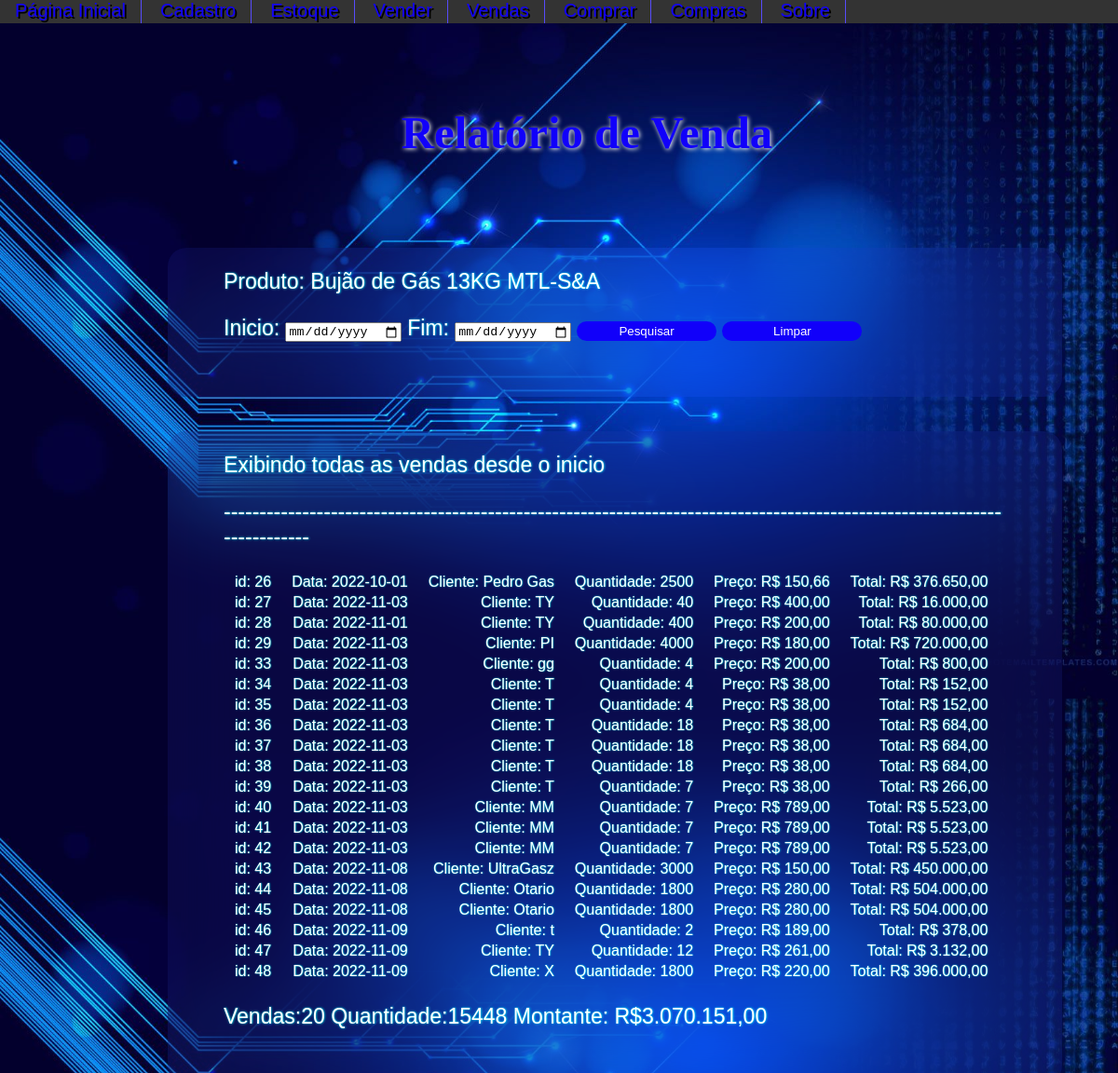
The app's page /relatorioVenda.php with its own data.
### tables this page shows
CREATE TABLE `estoque_venda` (
  `id` int UNSIGNED NOT NULL,
  `data` date NOT NULL,
  `quantidade` int UNSIGNED NOT NULL,
  `cliente` varchar(45) DEFAULT NULL,
  `valorUnitario` decimal(20,2) NOT NULL
);

### models/vendaDAO.php (the view, shortened to what this page needs)
<?php
    class VendaDAO {
        static function listar($dataInicial, $dataFinal){
            $dataInit = $dataInicial;
            include_once("conecta.php");
            $numVendas = 0;
            $quantidade = 0;
            $montante = 0;
            if($dataInicial==null || $dataFinal==null){
                $sql  ="SELECT  * FROM estoque_venda  ";
                $message = "<p >Exibindo todas as vendas desde o inicio</p>
                <p>-------------------------------------------------------------------------------------------------------------------------</p>";
            }else{
                $message = "<p >Pesquisa entre ".$dataInit." e $dataFinal</p>
                <p>-------------------------------------------------------------------------------------------------------------------------</p>";
                $sql   ="SELECT * FROM estoque_venda WHERE data BETWEEN '$dataInicial' AND '$dataFinal' ";
            }
            $result = $conn->query($sql);
            echo $message;
            if($result->num_rows > 0  ){
               echo "<p><table>";
                while($row = $result->fetch_assoc()){
                    $total = $row['quantidade']*$row['valorUnitario'];
                    echo       "<tr> <td>id: ". $row["id"].
                    " </td><td>   Data: ". $row["data"].
                    " </td><td>   Cliente: ". $row["cliente"].
                    " </td><td>   Quantidade: ". $row["quantidade"].
                    " </td><td>   Preço: R$ ". number_format($row["valorUnitario"], 2, ',', '.').
                    " </td><td>   Total: R$ ". number_format($total, 2, ',', '.').
                    "</td>";
                    $numVendas++;
                    $quantidade+=$row["quantidade"];
                    $montante+=$total;
                }
                echo "</table></p>";
            }else{
                echo "<p>nada encontrado</p>";
            }
            echo "<p><label class= 'labelForm'>Vendas:$numVendas</label>
                        <label class= 'labelForm'>Quantidade:$quantidade</label>
                        <label class= 'labelForm'>Montante: R$".number_format($montante, 2, ',', '.')."</label>
            </p>";
        }
    }
?>

### style/estiloPadrao.css (style rules this page uses)
body { background-image: url("../img/wallpaper.png"); background-size: cover; margin: 0 auto; }
p { text-shadow: 0.02em 0.02em 0.10em aqua; font-size: 23px; color: #ffff; font-family: Arial, Helvetica, sans-serif; }
td { text-shadow: 0.02em 0.02em 0.10em aqua; font-size: 16px; color: #ffff; text-align: right; font-family: Arial, Helvetica, sans-serif; padding-left: 10px; padding-right: 10px; }

### records on screen
estoque_venda: id "26", data "2022-10-01", cliente "Pedro Gas", quantidade "2500", valorUnitario "150,66", total "376.650,00"
estoque_venda: id "27", data "2022-11-03", cliente "TY", quantidade "40", valorUnitario "400,00", total "16.000,00"
estoque_venda: id "28", data "2022-11-01", cliente "TY", quantidade "400", valorUnitario "200,00", total "80.000,00"
estoque_venda: id "29", data "2022-11-03", cliente "PI", quantidade "4000", valorUnitario "180,00", total "720.000,00"
estoque_venda: id "33", data "2022-11-03", cliente "gg", quantidade "4", valorUnitario "200,00", total "800,00"
estoque_venda: id "34", data "2022-11-03", cliente "T", quantidade "4", valorUnitario "38,00", total "152,00"
estoque_venda: id "35", data "2022-11-03", cliente "T", quantidade "4", valorUnitario "38,00", total "152,00"
estoque_venda: id "36", data "2022-11-03", cliente "T", quantidade "18", valorUnitario "38,00", total "684,00"
estoque_venda: id "37", data "2022-11-03", cliente "T", quantidade "18", valorUnitario "38,00", total "684,00"
estoque_venda: id "38", data "2022-11-03", cliente "T", quantidade "18", valorUnitario "38,00", total "684,00"
estoque_venda: id "39", data "2022-11-03", cliente "T", quantidade "7", valorUnitario "38,00", total "266,00"
estoque_venda: id "40", data "2022-11-03", cliente "MM", quantidade "7", valorUnitario "789,00", total "5.523,00"
estoque_venda: id "41", data "2022-11-03", cliente "MM", quantidade "7", valorUnitario "789,00", total "5.523,00"
estoque_venda: id "42", data "2022-11-03", cliente "MM", quantidade "7", valorUnitario "789,00", total "5.523,00"
estoque_venda: id "43", data "2022-11-08", cliente "UltraGasz", quantidade "3000", valorUnitario "150,00", total "450.000,00"
estoque_venda: id "44", data "2022-11-08", cliente "Otario", quantidade "1800", valorUnitario "280,00", total "504.000,00"
estoque_venda: id "45", data "2022-11-08", cliente "Otario", quantidade "1800", valorUnitario "280,00", total "504.000,00"
estoque_venda: id "46", data "2022-11-09", cliente "t", quantidade "2", valorUnitario "189,00", total "378,00"
estoque_venda: id "47", data "2022-11-09", cliente "TY", quantidade "12", valorUnitario "261,00", total "3.132,00"
estoque_venda: id "48", data "2022-11-09", cliente "X", quantidade "1800", valorUnitario "220,00", total "396.000,00"

### other values on screen
$numVendas "20"
$quantidade "15448"
$montante "3.070.151,00"
